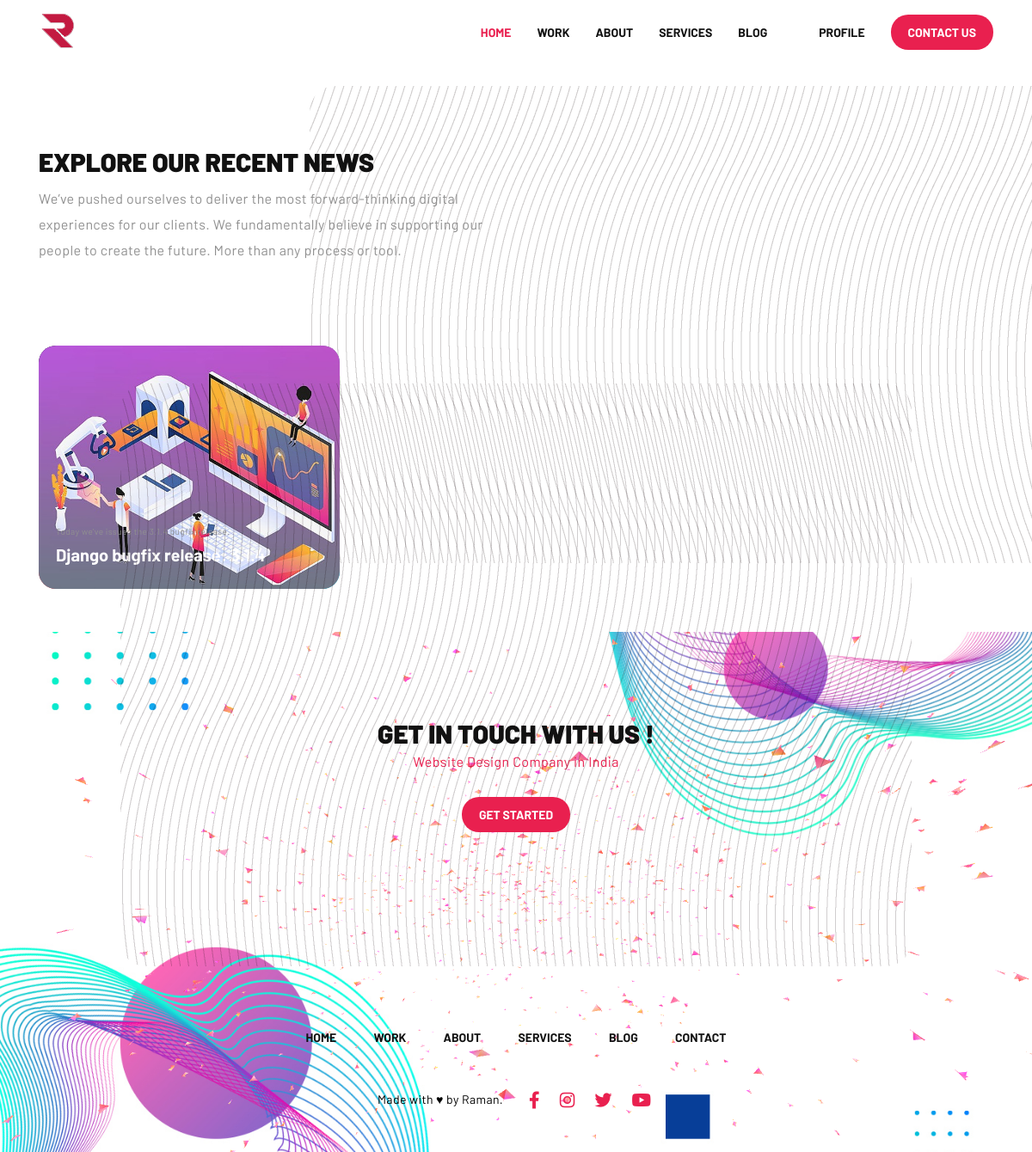
Screenshot of /blog/ with the database file from the repository.
### frontend/models.py (models this page shows, shortened)
class Metadatas(models.Model):
	title = models.TextField()
	keyword = models.TextField()
	description = models.TextField()
	logo = models.ImageField(upload_to='images/', null=True)
	class Meta:
		verbose_name= 'Metadatas'
		verbose_name_plural= 'Metadata'

class Blog(models.Model):
	title = models.CharField(max_length=50)
	shorttitle = models.CharField(max_length=50)
	description = models.TextField()
	image = models.ImageField(upload_to='images/', null=True)
	postedby = models.CharField(max_length=50)
	postdate = models.CharField(max_length=50)
	class Meta:
		verbose_name = 'Blogs'
		verbose_name_plural ='Blog'

class Footer(models.Model):
	background = models.ImageField(upload_to='images/', null=True)
	title = models.CharField(max_length=50)
	shorttitle = models.CharField(max_length=50)
	copyright = models.CharField(max_length=50)
	class Meta:
		verbose_name = 'Footers'
		verbose_name_plural ='Footer'

### frontend/views.py (the view)
# urls.py: path('blog/', views.blog, name='blog'),
def blog(request):
	BlogHome = ContactDetails.objects.all()
	FooterBlog = Footer.objects.all()
	MetaBlog = Metadatas.objects.all()
	MainBlog = Blog.objects.all()
	return render(request, 'blog.html', {'Homemessage':BlogHome, 'Foot':FooterBlog, 'Metadat':MetaBlog, 'Blog':MainBlog})

### frontend/templates/blog.html (shortened to what this page needs)
{% extends 'home.html' %}
{% load static %}
{% block body %}
    <div id="halvor">
        <section class="header-page">
            <div class="container">
                <div class="row">
                    <div class="col-md-6 col-12 text-md-left text-center mt-30">
                        <div class="head-text">
                            <h2>EXPLORE OUR RECENT NEWS</h2>
                            <p>We’ve pushed ourselves to deliver the most forward-thinking digital experiences for our
                                clients. We fundamentally believe in supporting our people to create the future. More
                                than
                                any process or tool.</p>
                        </div>
                    </div>
                </div>
                <div id="headmove" class="lines-page">
                    <div data-depth="0.2" class="img-line">
                        <img src="{% static 'assets/img/lines.png' %}" alt="">
                    </div>
                </div>
            </div>
        </section>
        <section class="main-blog between">
            <div class="container">
                <div class="row">
                    {% for InBlog in Blog %}
                    <div class="col-md-4">
                        <div class="news-item">
                            <a class="load-halvor" href="/blogdetails/{{ InBlog.id }}">
                                <div class="news-text">
                                    <p>{{InBlog.shorttitle}}</p>
                                    <h3>{{InBlog.title}}</h3>
                                </div>
                                <div class="img-item">
                                   <img style="background: linear-gradient(120deg, rgba(2,0,36,1) 0%, rgba(228,51,60,1) 35%, rgba(0,212,255,1) 100%);" src="/images/{{ MEDIA_ROOT }}{{ InBlog.image }}" class="img-fluid" alt="">
                                </div>
                            </a>
                        </div>
                    </div>
                    {% endfor %}
                </div>
            </div>
        </section>
{% endblock body %}

### frontend/templates/home.html (shortened to what this page needs)
{% load static %}
<!DOCTYPE html>
<html lang="en">
{% for data in Metadat %}
<head>
    <link rel="stylesheet" href="{% static 'assets/css/plugin.css' %}">
    <link rel="stylesheet" href="{% static 'assets/css/style.css' %}">
    <link rel="stylesheet" href="{% static 'assets/css/responsive.css' %}">
    <link rel="stylesheet" href="{% static 'assets/fonts/font-awesome/css/all.css' %}">
</head>
<body>
    <nav>
        <div class="container">
            <div class="navbars">
                <div class="logo">
                    <a class="load-halvor" href="{% url 'index' %}">
                        <img src="/images/{{data.logo}}" alt="">
                    </a>
                </div>
                <ul class="links">
                    <li class="normal-link active"><a class="load-halvor" data-link='HOME'
                            href="{% url 'index' %}">HOME</a></li>
                    <li class="normal-link"><a class="load-halvor" data-link='WORK' href="{% url 'work' %}">WORK</a></li>
                    <li class="normal-link"><a class="load-halvor" data-link='ABOUT' href="{% url 'about' %}">ABOUT</a></li>
                    <li class="normal-link"><a class="load-halvor" data-link='SERVICES' href="{% url 'service' %}">SERVICES</a>
                    </li>
                    <li class="normal-link"><a class="load-halvor" data-link='BLOG' href="{% url 'blog' %}">BLOG</a></li>
                    <li>
                        <li class="normal-link"><a class="load-halvor" data-link='PROFILE' href="{% url 'profile' %}">PROFILE</a></li>
                    <li>
                        <div class="button_su">
                            <a  href="{% url 'contact' %}" class="button_su_inner load-halvor">
                                <span class="button_text_container">
                                    CONTACT US
                                </span>
                            </a>
                        </div>
                    </li>
                </ul>
            </div>
        </div>
    </nav>
    {% endfor %}
{% block body %}
{% endblock body %}
{% for msg in Foot %}
<footer id="ram" style="background-image: url(images/{{ MEDIA_ROOT }}{{ msg.background }})">
            <div class="container">
                <div class="row">
                    <div class="col-md-10 offset-md-1 text-center">
                        <div class="to-touch">
                            <div class="bg-footer" id="headmove-3">
                                <div data-depth="0.2" class="img-line">
                                    <img src="{% static 'assets/img/lines.png' %}" alt="">
                                </div>
                            </div>
                            <h2>{{msg.title}}</h2>
                            <p>{{msg.shorttitle}}</p>
                            <div class="button_su mt-10">
                                <a href="{% url 'contact' %}" class="button_su_inner load-halvor">
                                    <span class="button_text_container">
                                        GET STARTED
                                    </span>
                                </a>
                            </div>
                        </div>
                    </div>
                    <div class="col-md-12 text-center mt-40">
                        <div class="nav-footer">
                            <ul>
                                <li><a href="{% url 'index' %}">HOME</a></li>
                                <li><a href="{% url 'work' %}">WORK</a></li>
                                <li><a href="{% url 'about' %}">ABOUT</a></li>
                                <li><a href="{% url 'service' %}">SERVICES</a></li>
                                <li><a href="{% url 'blog' %}">BLOG</a></li>
                                <li><a href="{% url 'contact' %}">CONTACT</a></li>
                            </ul>
                        </div>
                    </div>
                    <div class="col-md-6 text-center text-md-right mt-30">
                        <div class="copy">
                            <p>{{msg.copyright}}</p>
                        </div>
                    </div>
                    <div class="col-md-6 text-center text-md-left mt-30">
                        <div class="social-footer">
                            <ul>
                                <li><a href="#"><i class="fab fa-facebook-f" aria-hidden="true"></i></a></li>
                                <li><a href="#"><i class="fab fa-instagram" aria-hidden="true"></i></a></li>
                                <li><a href="#"><i class="fab fa-twitter" aria-hidden="true"></i></a></li>
                                <li><a href="#"><i class="fab fa-youtube" aria-hidden="true"></i></a></li>
                            </ul>
                        </div>
                    </div>
                </div>
            </div>
        </footer>
         {% endfor %}
</body>
</html>

### rows the page displays
Metadatas: logo (picture)
Blog: shorttitle "Today we've issued the 3.1.4 bugfix release.", title "Django bugfix release: 3.1.4", image (picture)
Footer: background (picture), title "GET IN TOUCH WITH US !", shorttitle "Website Design Company in India", copyright "Made with ♥ by Raman."
